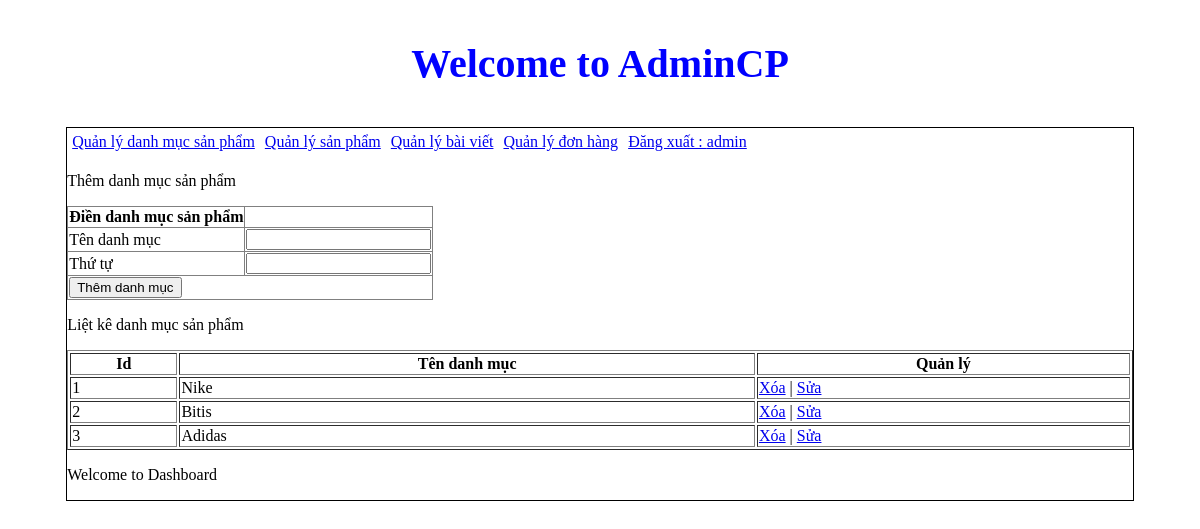
The page /admincp/index.php?action=quanlydanhmucsanpham&query=them (signed in) on the database its author committed.
### tables this page shows
CREATE TABLE `tb_danhmuc` (
  `id_danhmuc` int(11) NOT NULL,
  `tendanhmuc` varchar(100) NOT NULL,
  `thutu` int(11) NOT NULL
);

### admincp/modules/quanlydanhmucsp/lietke.php (the view)
<?php
$sql_lietke = "SELECT * FROM tb_danhmuc ORDER BY thutu DESC";
$query_lietke = mysqli_query($mysqli,$sql_lietke);
?>
<p>Liệt kê danh mục sản phẩm</p>
<table style="width:100%" border="1" style="border-collapse: collapse;">
  <tr>
    <th>Id</th>
    <th>Tên danh mục</th>
    <th>Quản lý</th>
  </tr>
  <?php
  $i = 0;
  while($row = mysqli_fetch_array($query_lietke)){
      $i++;
  ?>
   <tr>
       <td><?php echo $i ?></td>
       <td><?php echo $row['tendanhmuc']?></td>
       <td>
           <a href="modules/quanlydanhmucsp/suly.php?iddanhmuc=<?php echo $row['id_danhmuc']?>">Xóa</a> | <a href="?action=quanlydanhmucsanpham&query=sua&iddanhmuc=<?php echo $row['id_danhmuc']?>">Sửa</a>
  </td>
   </tr>
   <?php
  }
   ?>
</table>

### rows shown on the page
tb_danhmuc: tendanhmuc "Nike"
tb_danhmuc: tendanhmuc "Bitis"
tb_danhmuc: tendanhmuc "Adidas"

### other values the page prints
$_SESSION['dangnhap'] "admin"
